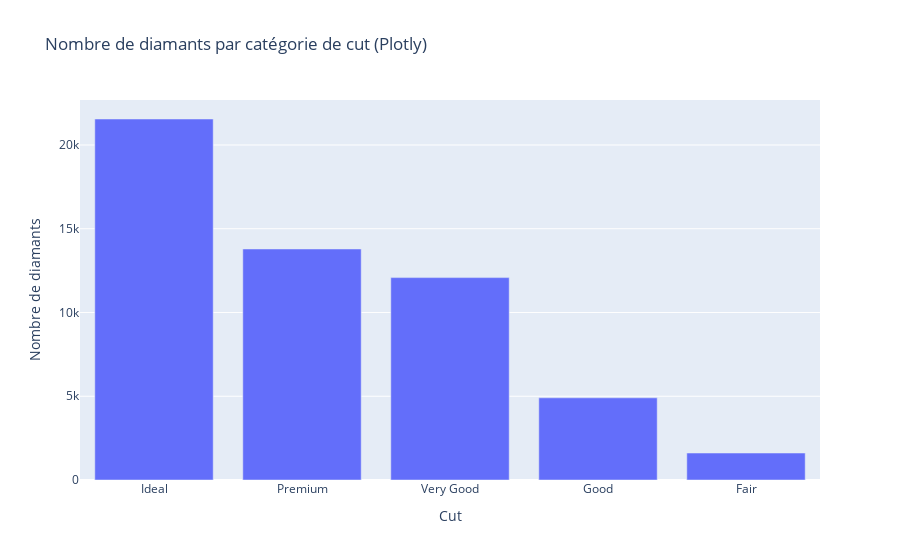

This figure's notebook cell:
### Code cell
## 2.3 Plotly

import plotly.express as px

# Diagramme à barres interactif
fig = px.bar(diamonds['cut'].value_counts().reset_index(),
             x='cut', y='count',
             labels={'cut':'Cut', 'count':'Nombre de diamants'},
             title="Nombre de diamants par catégorie de cut (Plotly)")
fig.show()

### Figure 1 — Plotly figure (JSON) as saved in the notebook; plotly's stock layout.template omitted (floating-point values rounded to 4 significant figures)
{"data": [{"hovertemplate": "Cut=%{x}<br>Nombre de diamants=%{y}<extra></extra>", "legendgroup": "", "marker": {"color": "#636efa", "pattern": {"shape": ""}}, "name": "", "orientation": "v", "showlegend": false, "textposition": "auto", "type": "bar", "x": ["Ideal", "Premium", "Very Good", "Good", "Fair"], "xaxis": "x", "y": [21551, 13791, 12082, 4906, 1610], "yaxis": "y"}], "layout": {"barmode": "relative", "legend": {"tracegroupgap": 0}, "title": {"text": "Nombre de diamants par catégorie de cut (Plotly)"}, "xaxis": {"anchor": "y", "domain": [0, 1], "title": {"text": "Cut"}}, "yaxis": {"anchor": "x", "domain": [0, 1], "title": {"text": "Nombre de diamants"}}}}
